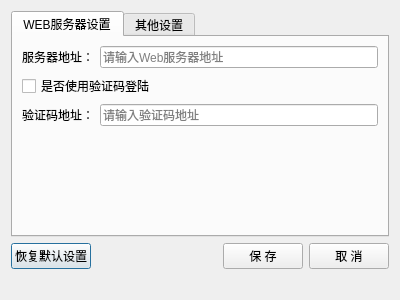
<?xml version="1.0" encoding="UTF-8"?>
<ui version="4.0">
 <class>optionDlg</class>
 <widget class="QDialog" name="optionDlg">
  <property name="geometry">
   <rect>
    <x>0</x>
    <y>0</y>
    <width>400</width>
    <height>300</height>
   </rect>
  </property>
  <property name="windowTitle">
   <string>选项设置</string>
  </property>
  <property name="windowIcon">
   <iconset resource="res/res.qrc">
    <normaloff>:/option.ico</normaloff>:/option.ico</iconset>
  </property>
  <layout class="QVBoxLayout" name="verticalLayout_3">
   <item>
    <widget class="QTabWidget" name="tabWidget">
     <property name="currentIndex">
      <number>0</number>
     </property>
     <widget class="QWidget" name="tabWebServerSet">
      <attribute name="title">
       <string>WEB服务器设置</string>
      </attribute>
      <layout class="QVBoxLayout" name="verticalLayout">
       <item>
        <layout class="QHBoxLayout" name="hLayoutWebServerSet">
         <item>
          <widget class="QLabel" name="labelWebUrl">
           <property name="text">
            <string>服务器地址：</string>
           </property>
          </widget>
         </item>
         <item>
          <widget class="QLineEdit" name="lineEditWebUrl">
           <property name="text">
            <string/>
           </property>
           <property name="placeholderText">
            <string>请输入Web服务器地址</string>
           </property>
          </widget>
         </item>
        </layout>
       </item>
       <item>
        <widget class="QCheckBox" name="cBoxIsUsedVerifiCode">
         <property name="text">
          <string>是否使用验证码登陆</string>
         </property>
        </widget>
       </item>
       <item>
        <layout class="QHBoxLayout" name="hLayoutVerifiCodeSet">
         <item>
          <widget class="QLabel" name="labelVerifiCodeUrl">
           <property name="text">
            <string>验证码地址：</string>
           </property>
          </widget>
         </item>
         <item>
          <widget class="QLineEdit" name="lineEditVerifiCodeUrl">
           <property name="text">
            <string/>
           </property>
           <property name="placeholderText">
            <string>请输入验证码地址</string>
           </property>
          </widget>
         </item>
        </layout>
       </item>
       <item>
        <spacer name="verticalSpacer">
         <property name="orientation">
          <enum>Qt::Vertical</enum>
         </property>
         <property name="sizeHint" stdset="0">
          <size>
           <width>20</width>
           <height>40</height>
          </size>
         </property>
        </spacer>
       </item>
      </layout>
     </widget>
     <widget class="QWidget" name="tabOtherSet">
      <attribute name="title">
       <string>其他设置</string>
      </attribute>
      <layout class="QVBoxLayout" name="verticalLayout_2"/>
     </widget>
    </widget>
   </item>
   <item>
    <layout class="QHBoxLayout" name="hLayoutBtn">
     <item>
      <widget class="QPushButton" name="pBtnDefault">
       <property name="text">
        <string>恢复默认设置</string>
       </property>
      </widget>
     </item>
     <item>
      <spacer name="horizontalSpacer">
       <property name="orientation">
        <enum>Qt::Horizontal</enum>
       </property>
       <property name="sizeHint" stdset="0">
        <size>
         <width>40</width>
         <height>20</height>
        </size>
       </property>
      </spacer>
     </item>
     <item>
      <widget class="QPushButton" name="pBtnSave">
       <property name="text">
        <string>保 存</string>
       </property>
      </widget>
     </item>
     <item>
      <widget class="QPushButton" name="pBtnCancel">
       <property name="text">
        <string>取 消</string>
       </property>
      </widget>
     </item>
    </layout>
   </item>
   <item>
    <widget class="QLabel" name="labelMsg">
     <property name="text">
      <string/>
     </property>
    </widget>
   </item>
  </layout>
 </widget>
 <resources>
  <include location="res/res.qrc"/>
 </resources>
 <connections/>
</ui>
